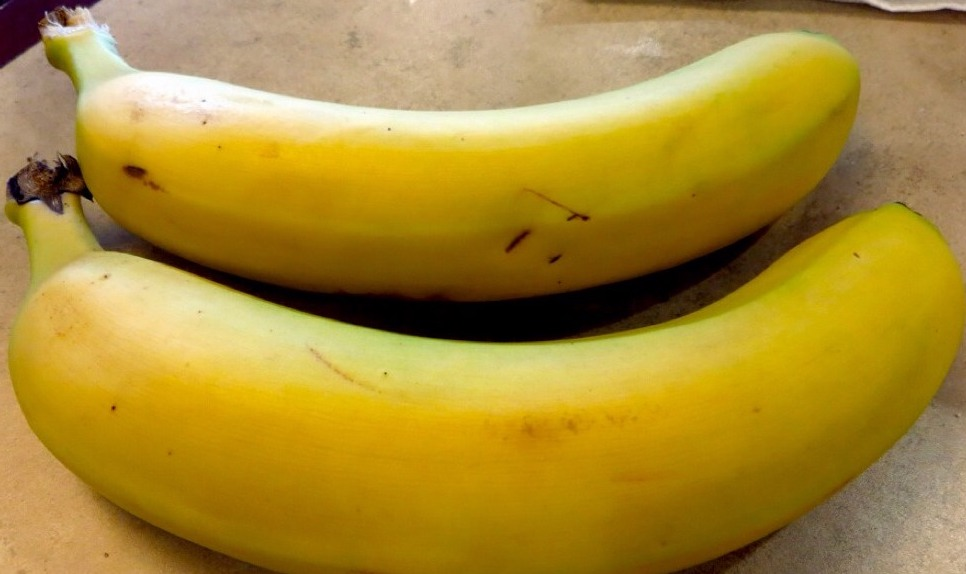
%> input picture images/fbsear/objects/banana/1.jpg, 966 x 574 px; its folder holds only this picture in this run
$ octave create_out_matrix.m   (GNU Octave 9; MATLAB toolbox functions it lacks are replaced by stand-ins)
%> lines starting %> are read from the running program, lines starting %| are printed output that depends on the picture
%% Set type and size

type = 'objects';
path = '~/proj/Neural-Style-Transfer/images/fbsear/';
fpath = fullfile(path,type);
fig_size = [500,500]; % specify in cm

inums = 1:4;

%% Find all the categories
cats = dir(fpath);
cats = {cats.name};
cats = cats(cellfun(@(x) isempty(strfind(x,'.')),cats));
cats = cats(cellfun(@(x) isempty(strfind(x,'out')),cats));

%% Get a list of all top-level images

imgs = cell(length(cats),length(inums));

for ci = 1:length(cats)
    cat = cats{ci};
    for ii = 1:length(inums)
        num = inums(ii);

        imgs{ci,ii} = fullfile(fpath,cat,sprintf('%i.jpg',num));

        if ~isfile(imgs{ci,ii})
            disp(sprintf('Warning %s does not exist',imgs{ci,ii}));
        end
    end
end

%% Load top-level images
idata = zeros(size(imgs,1),size(imgs,2),400,400,3); % we will crop to the center 400

for ci = 1:size(imgs,1)
    for ii = 1:size(imgs,2)
        I = imread(imgs{ci,ii});
%> I is the input picture: size 574x966x3 uint8; mean R, G, B 169.8, 139, 50.9

        % resize the image to 400x400 (for simplicity)
        I = imresize(I,[400,400]);
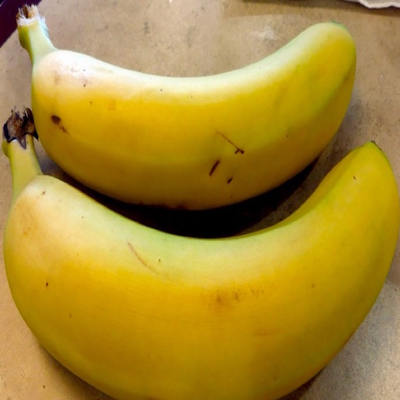
%> I: size 400x400x3 uint8; mean R, G, B 169.8, 139, 50.9
        I = imrotate(I,180);
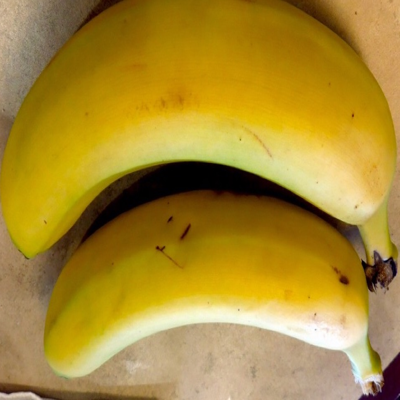
%> I: size 400x400x3 uint8; mean R, G, B 169.8, 139, 50.9; mean of the top-left, top-right, bottom-left and bottom-right quarters 104.2, 122, 116.4, 137
%> (the run ends here)
